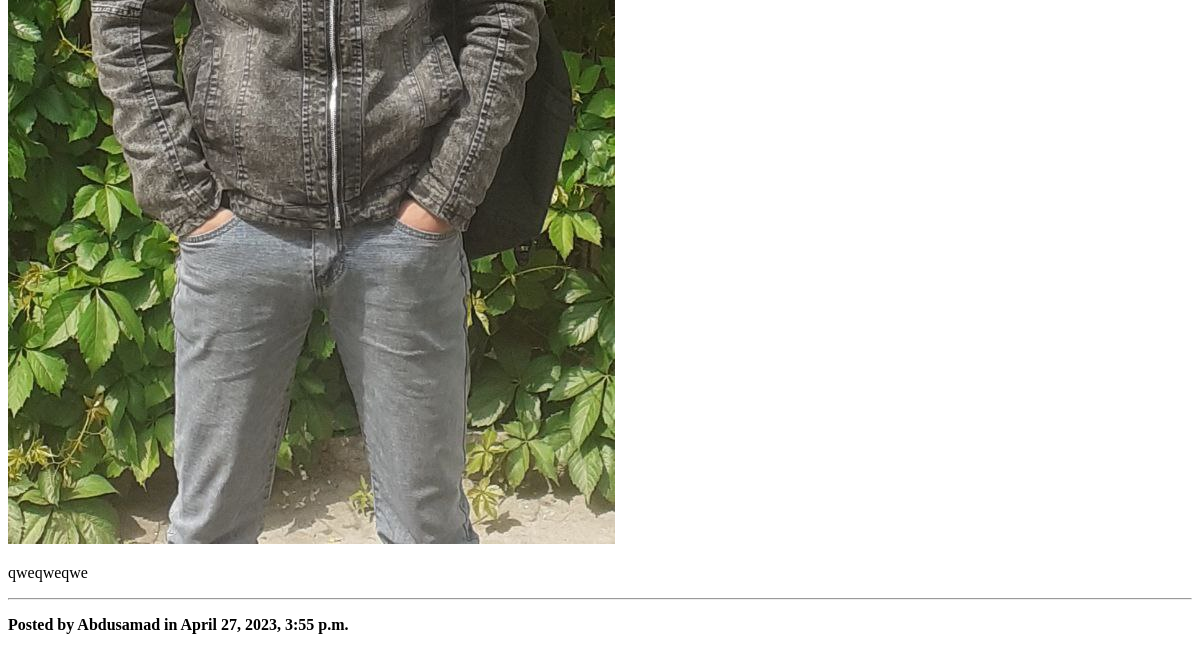
/dashboard/my-blogs/ (signed in, lower part), run on an earlier commit of the app's database.
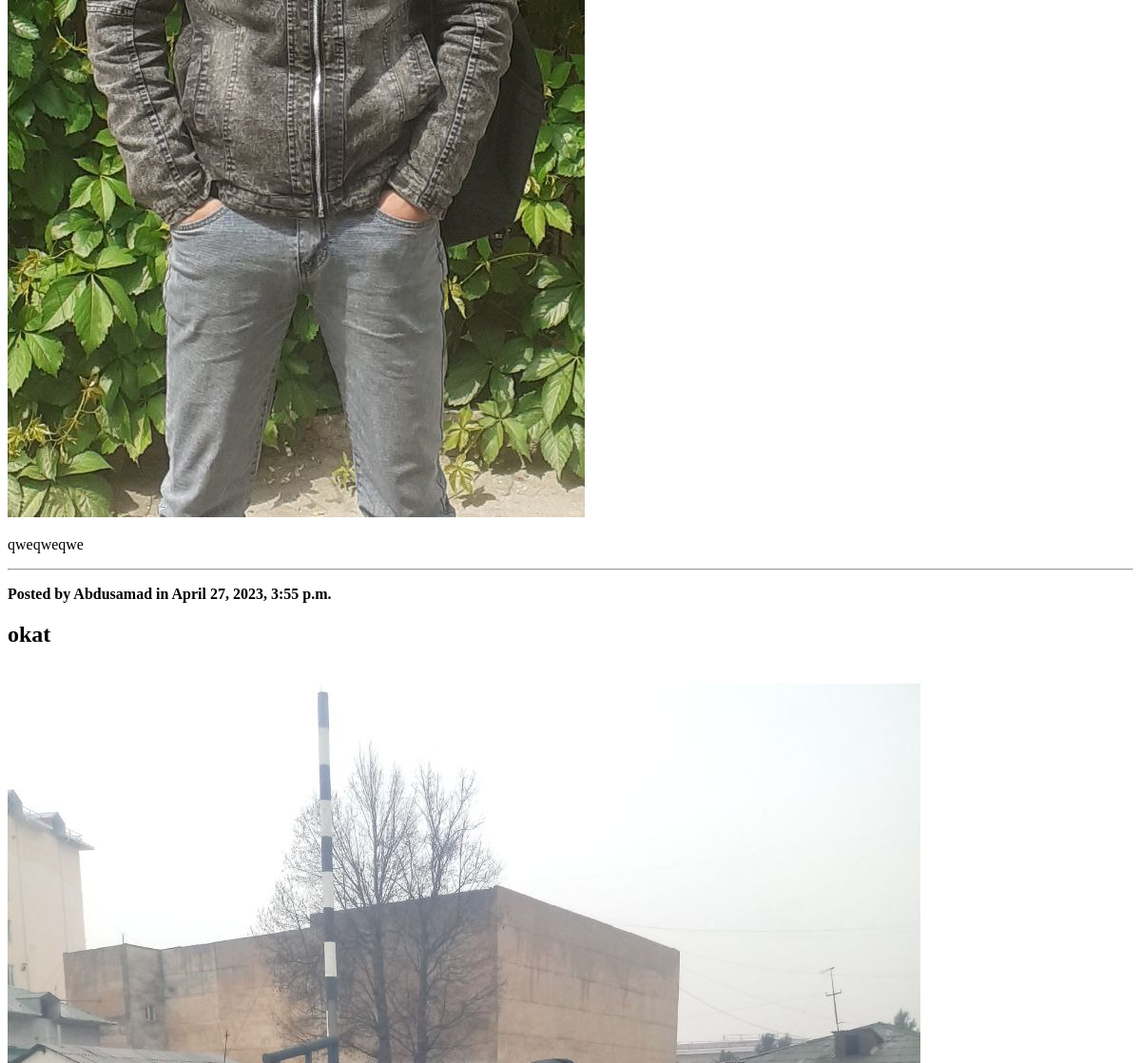
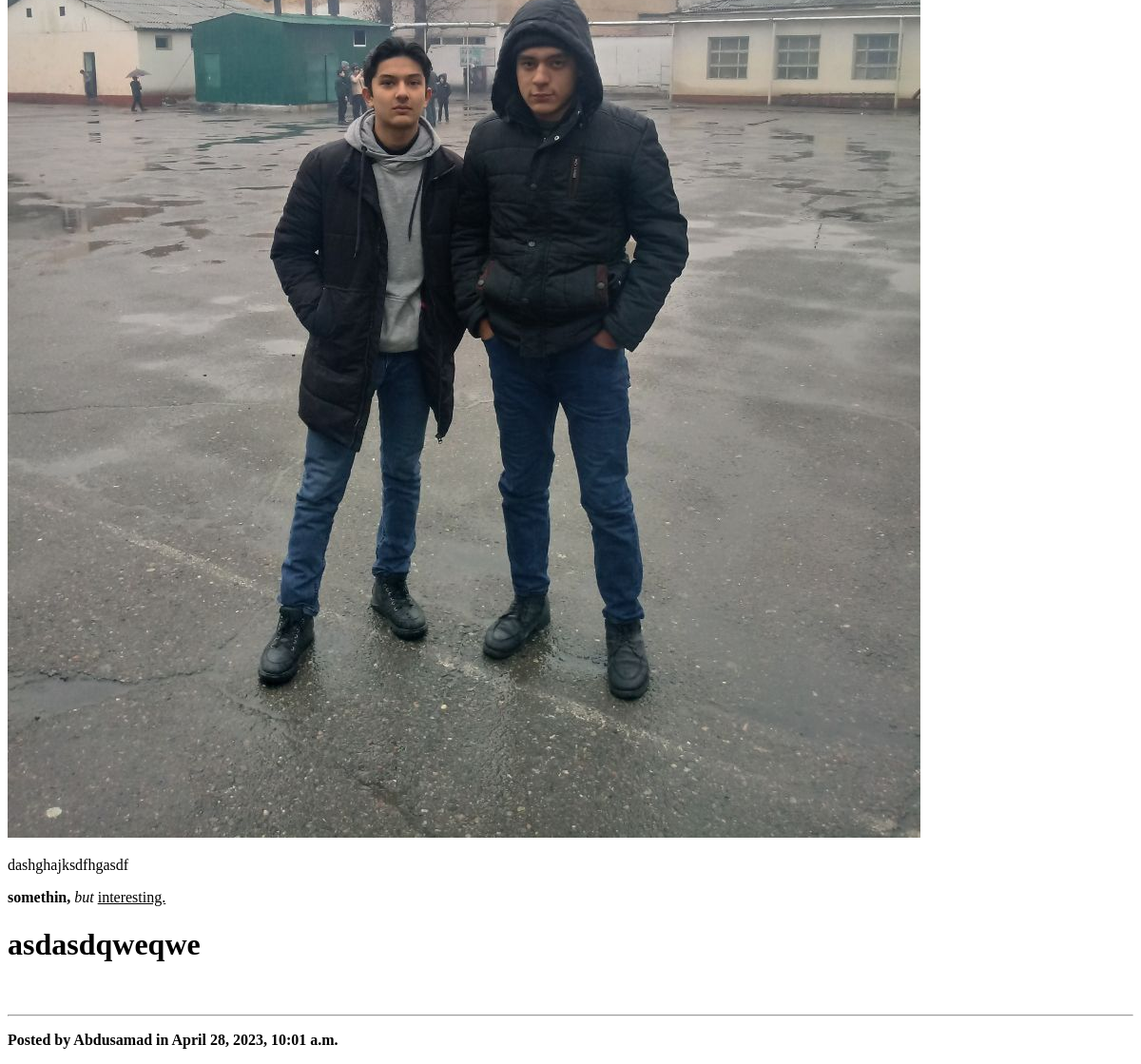
And on a later commit of the database (2 pictures, top to bottom).
### blogs/models.py (models this page shows, shortened)
class BlogsModel(models.Model):
    title = models.CharField(max_length=200, null=False, unique=False)
    content = RichTextField(max_length=7000, null=False, unique=False)
    image = models.ImageField(upload_to="blog_images/", blank=True, null=True, default="")
    user = models.ForeignKey(to=UserProfile, on_delete=models.CASCADE)
    date = models.DateTimeField(auto_now_add=True, blank=True)
    class Meta:
        indexes = [
            models.Index(fields=["title"], name="title_index")
        ]

### accounts/models.py (models this page shows, shortened)
class UserProfile(AbstractUser):
    bio = models.CharField(max_length=500)
    avatar = models.ImageField(upload_to="avatars/")
    date_joined = models.DateTimeField(auto_now_add=True)
    gender = models.CharField(max_length=10, choices=CHOICES)
    birthdate = models.DateTimeField()
    groups = models.ManyToManyField(Group, related_name='user_profiles')
    user_permissions = models.ManyToManyField(Permission, related_name='user_profiles')

### dashboard/views.py (the view)
# urls.py: path("my-blogs/", MyBlogs.as_view(), name="my-blogs"),
class MyBlogs(ListView):
    template_name = "dashboard/my_blogs.html"
    model = BlogsModel
    pk_url_kwarg = "pk"
    context_object_name = "object"
    paginate_by = 20
    def get_queryset(self):
        if self.request.user.is_authenticated:
            pk = self.request.user.id
        else:
            return HttpResponseRedirect(reverse_lazy("login"))
        model = self.model.objects.filter(user_id=pk)
        return model
    def get_context_data(self, **kwargs):
        context = super().get_context_data(**kwargs)
        context.update({"blogs": self.get_queryset()})
        return context
    def get(self, request: HttpRequest, *args, **kwargs):
        try:
            self.object_list = self.get_queryset()
            return self.render_to_response(self.get_context_data(**kwargs))
        except Exception:
            return HttpResponse("Sorry page is not avaliable due to some internal problems")

### templates/dashboard/my_blogs.html (shortened to what this page needs)
<!DOCTYPE html>
<html lang="en">
<head>
</head>
<body>
    {% for obj in object %}
        <div>
            <h2>{{ obj.title }}</h2>
            <br>
            <img src="{{ obj.image.url }}">
            <p>{{ obj.content|safe }}</p>
            <hr>
            <p><strong>Posted by {{ obj.user.username }} in {{ obj.date }}</strong></p>
        </div>
    {% endfor %}
</body>
</html>

What changed in the data, as far as the page shows it:
added BlogsModel: title "okat", image (picture), content "dashghajksdfhgasdf somethin, but interesting. asdasdqweqwe", user.username "Abdusamad", date "April 28, 2023, 10:01 a.m."
